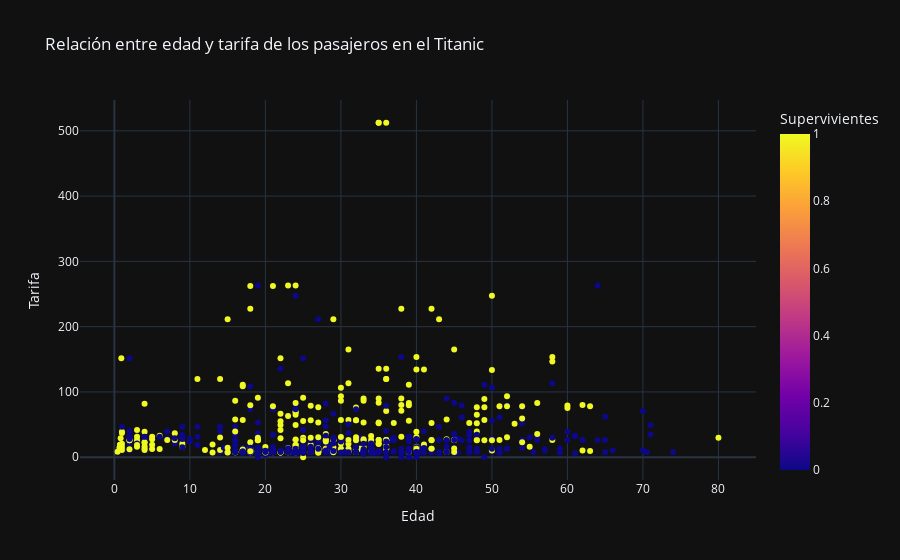

Here is the notebook cell this chart was saved with:
### Code cell
fig = px.scatter(titanic_df, x="Age", y="Fare", color="Survived", labels={"Age": "Edad", "Fare": "Tarifa", "Survived": "Supervivientes"}, 
                 title="Relación entre edad y tarifa de los pasajeros en el Titanic", template="plotly_dark")
print("Gráfico de dispersión para visualizar la relación entre las edades y las tarifas de los pasajeros en el Titanic")
fig.show()

### Figure 1 — Plotly figure (JSON) as saved in the notebook; plotly's stock layout.template omitted (floating-point values rounded to 4 significant figures; data arrays with more than 128 entries replaced by an {"elided": "..."} marker saying what was removed)
{"data": [{"hovertemplate": "Edad=%{x}<br>Tarifa=%{y}<br>Supervivientes=%{marker.color}<extra></extra>", "legendgroup": "", "marker": {"color": {"elided": "891 int values"}, "coloraxis": "coloraxis", "symbol": "circle"}, "mode": "markers", "name": "", "orientation": "v", "showlegend": false, "type": "scatter", "x": {"elided": "891 float values"}, "xaxis": "x", "y": {"elided": "891 float values"}, "yaxis": "y"}], "layout": {"coloraxis": {"colorbar": {"title": {"text": "Supervivientes"}}, "colorscale": [[0, "#0d0887"], [0.1111, "#46039f"], [0.2222, "#7201a8"], [0.3333, "#9c179e"], [0.4444, "#bd3786"], [0.5556, "#d8576b"], [0.6667, "#ed7953"], [0.7778, "#fb9f3a"], [0.8889, "#fdca26"], [1, "#f0f921"]]}, "legend": {"tracegroupgap": 0}, "title": {"text": "Relación entre edad y tarifa de los pasajeros en el Titanic"}, "xaxis": {"anchor": "y", "domain": [0, 1], "title": {"text": "Edad"}}, "yaxis": {"anchor": "x", "domain": [0, 1], "title": {"text": "Tarifa"}}}}
